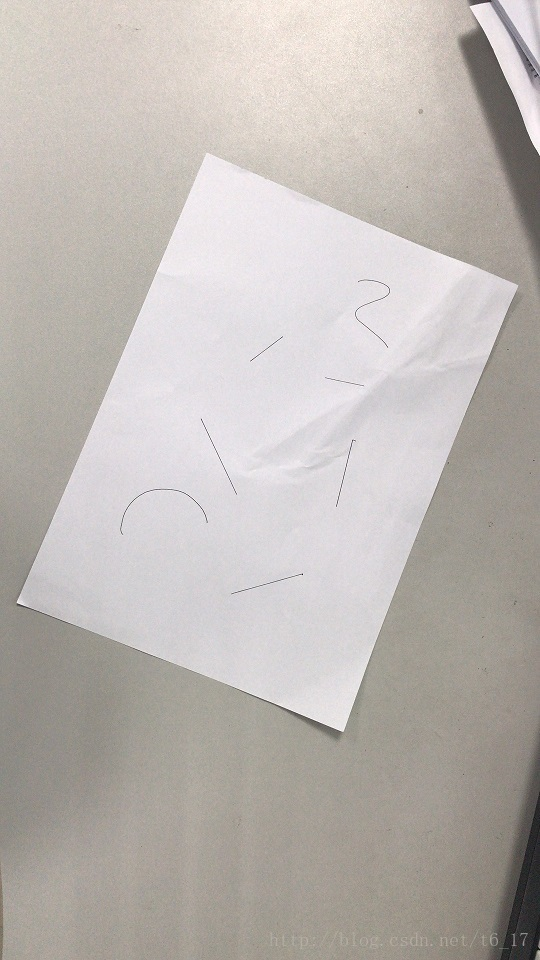
#> input picture 205-于江龙/week5/photo1.jpg, 540 x 960 px
$ jupyter execute perspective_transformer.ipynb
#> lines starting #> are read from the running program, lines starting #| are printed output that depends on the picture; after the words box and inside, x2 and y2 are one past the last pixel; in counts of white or black regions, pixels touching at a corner belong together
## 透视变换
给出四组点，将一个矩形变换为另一个矩形，求变换矩阵。

[cell 1]
import numpy as np

def warpPerspectiveMatrix(src, dst):
    assert src.shape[0] == dst.shape[0] and src.shape[0] >= 4 # 4 points needed

    size = src.shape[0]
    new_size = 2*size
    a = np.zeros((new_size, 8))
    b = np.zeros((new_size, 1))

    for i in range(0, new_size, 2):
        a_i = src[i//2]
        b_i = dst[i//2]

        a[i] = [a_i[0], a_i[1], 1, 0, 0, 0, -a_i[0]*b_i[0], -a_i[1]*b_i[0]]
        a[i+1] = [0, 0, 0, a_i[0], a_i[1], 1, -a_i[0]*b_i[1], -a_i[1]*b_i[1]]
        b[i] = b_i[0]
        b[i+1] = b_i[1]

    a = np.matrix(a)

    warpMatrix = a.I * b

    warpMatrix = np.array(warpMatrix).T[0]
    # add 1 to the end of the matrix
    warpMatrix = np.append(warpMatrix, [1])
    warpMatrix = warpMatrix.reshape((3,3))
    return warpMatrix

[cell 2]
src = [[10.0, 457.0], [395.0, 291.0], [624.0, 291.0], [1000.0, 457.0]]
src = np.array(src)

dst = [[46.0, 920.0], [46.0, 100.0], [600.0, 100.0], [600.0, 920.0]]
dst = np.array(dst)

print('warp matrix:')
warpPerspectiveMatrix(src, dst)

[cell 3]
# implament warpPerspective using cv2.warpPerspective

import cv2
import matplotlib.pyplot as plt

img = cv2.imread('./photo1.jpg')
#> img is the input picture: shape (960, 540, 3); mean B, G, R 179.3, 183.7, 189.4
img_copy = img.copy()

src = np.float32([[207, 151], [517, 285], [17, 601], [343, 731]])
dst = np.float32([[0, 0], [337, 0], [0, 488], [337, 488]])
print(img.shape)
#| (960, 540, 3)

warp_matrix = cv2.getPerspectiveTransform(src, dst)
print('warp matrix:')
print(warp_matrix)

img_warped = cv2.warpPerspective(img_copy, warp_matrix, (337, 488))
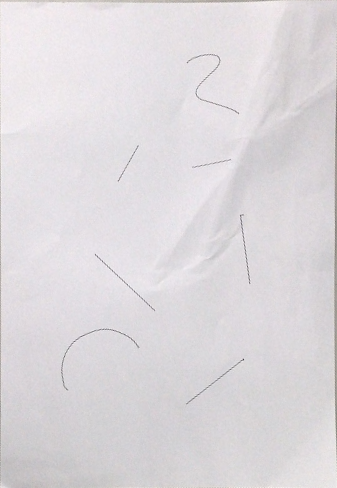
#> img_warped: shape (488, 337, 3); mean B, G, R 220.6, 217.2, 221.2

plt.subplot(121)
plt.imshow(cv2.cvtColor(img, cv2.COLOR_BGR2RGB))
plt.title('Original')

plt.subplot(122)
plt.imshow(cv2.cvtColor(img_warped, cv2.COLOR_BGR2RGB))
plt.title('Warped')
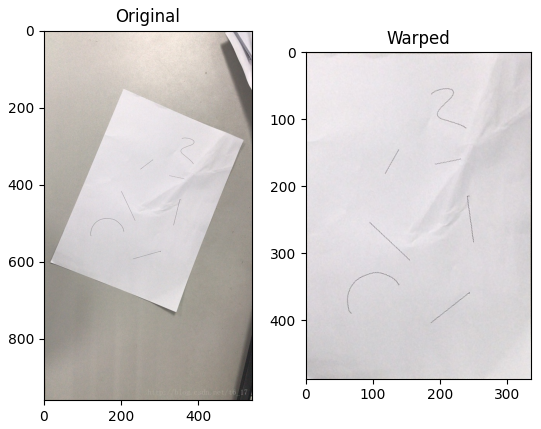
#> figure drawn by matplotlib, 2 panels

### 找到关键点

使用cv2.approxPolyDP()函数找到四个关键点

函数原形：
cv2.approxPolyDP(curve, epsilon, closed) -> approxCurve

参数：
curve: 图像轮廓点集，一般由轮廓检测得到
epsilon:原始曲线与近似曲线的最大距离，参数越小，两直线越接近
closed: 得到的近似曲线是否封闭，一般为True

返回值：
approxCurve: 返回的拟合后的多边形顶点集。

[cell 4]
img = cv2.imread('./photo1.jpg')
img_gray = cv2.cvtColor(img, cv2.COLOR_BGR2GRAY)
blurred = cv2.GaussianBlur(img_gray, (5, 5), 0)
dilated = cv2.dilate(blurred, cv2.getStructuringElement(cv2.MORPH_RECT, (3, 3)))
edged = cv2.Canny(dilated, 30, 120, 3)
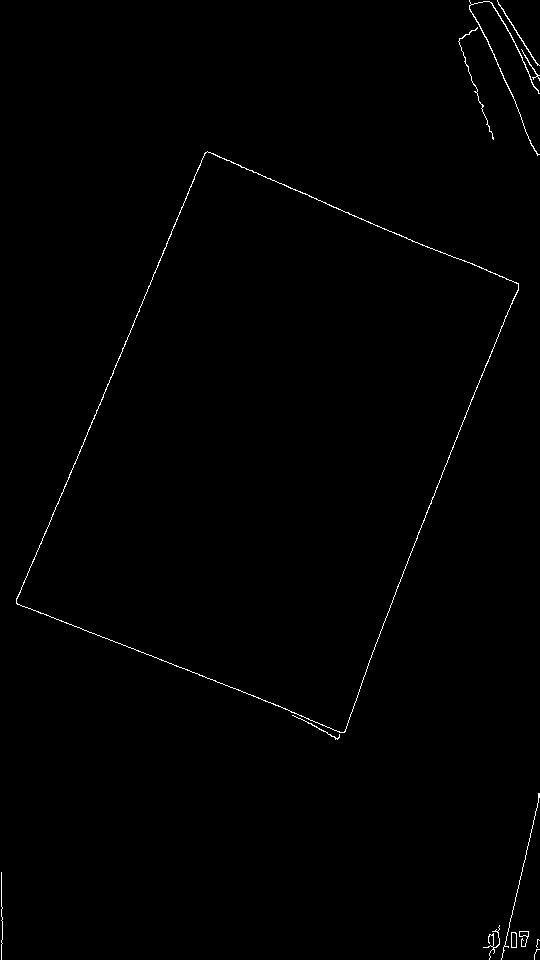
#> edged: shape (960, 540); 0.57% white in thin lines or dots

# find contours
# find the outer contours and only store the key points
cnts = cv2.findContours(edged, cv2.RETR_EXTERNAL, cv2.CHAIN_APPROX_SIMPLE)
#> cnts = 13 contours, 7 with area under 20; largest, box (x1, y1, x2, y2) and area: (16, 151, 519, 733) 167210, (469, 0, 540, 156) 94, (511, 932, 517, 948) 74, (519, 931, 529, 947) 45, (497, 0, 540, 66) 39, (458, 27, 494, 140) 25
cnts = cnts[0]
docCnt = None

if len(cnts) > 0:
    # sort the contours according to their area
    cnts = sorted(cnts, key=cv2.contourArea, reverse=True)
    for c in cnts:
        peri = cv2.arcLength(c, True) # calculate the perimeter of the contour
        approx = cv2.approxPolyDP(c, 0.02 * peri, True) # approximate the contour

        if len(approx) == 4:
            docCnt = approx
            break
#> this loop made 1 pass
#> (peri, docCnt) on pass 1: (1799.9, [[207, 151], [16, 603], [344, 732], [518, 283]])

# draw the contour
for point in docCnt:
    cv2.circle(img, tuple(point[0]), 5, (0, 0, 255), -1)
#> this loop made 4 passes
#> point on passes 1 to 4: [[207, 151]], [[16, 603]], [[344, 732]], [[518, 283]]
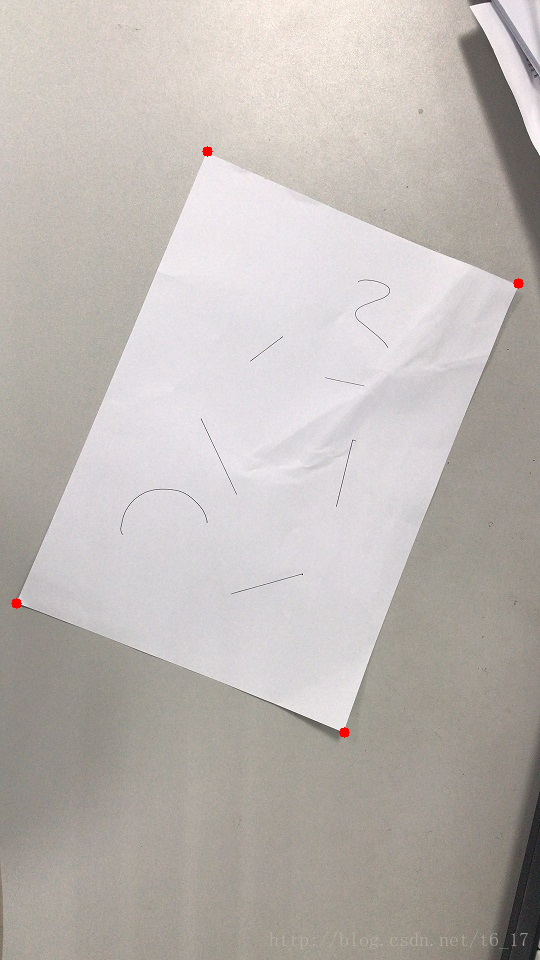
#> img: shape (960, 540, 3); 0.06% of pixels changed, all inside (x1, y1, x2, y2) = (11, 146, 524, 738)

plt.imshow(img)
